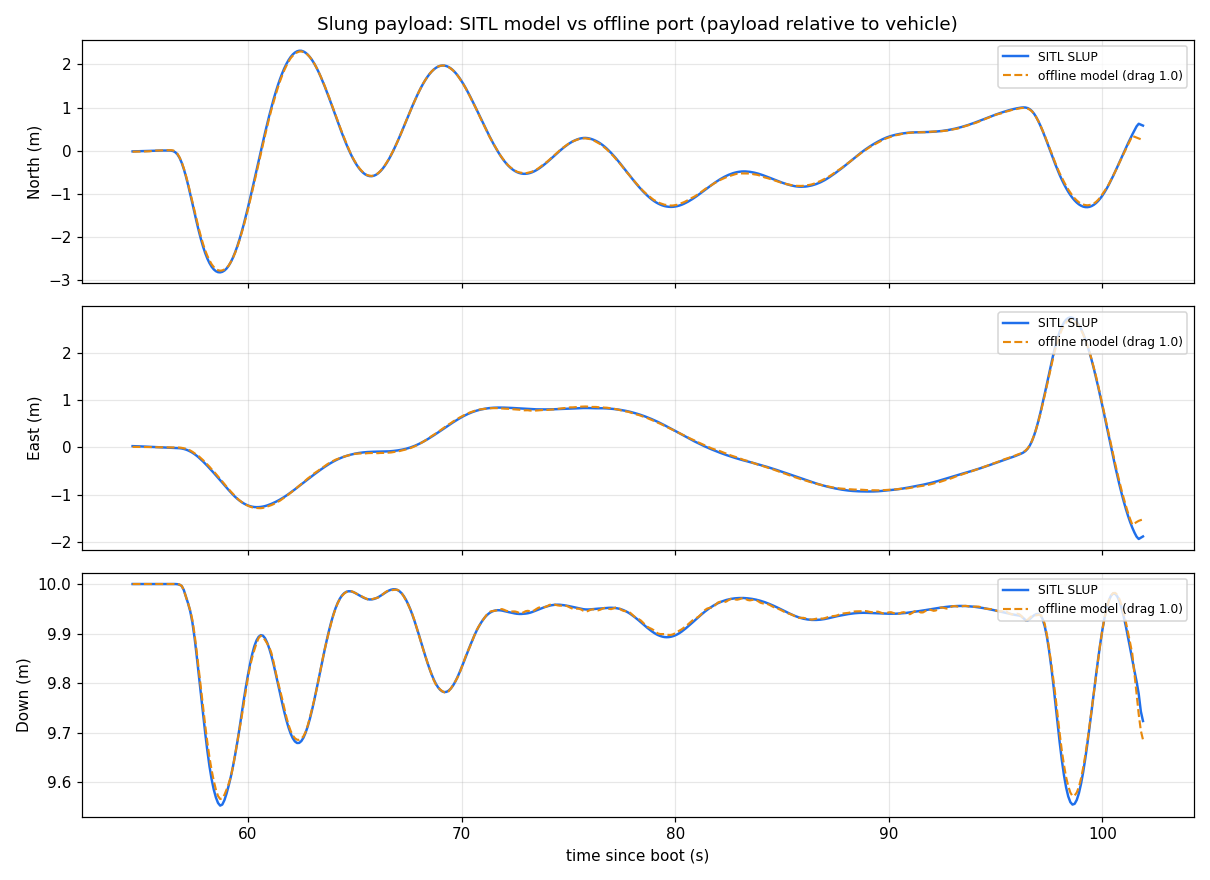

Generate this figure with Python:
# -*- coding: utf-8 -*-
"""Calibrate the offline payload model against the SITL slung-payload model."""
import glob
import math
import os

import numpy as np
import matplotlib
matplotlib.use("Agg")
import matplotlib.pyplot as plt
from pymavlink import mavutil

import slung_model

HERE = os.path.dirname(os.path.abspath(__file__))


def find_bin():
    files = sorted(glob.glob(os.path.join(HERE, "run0", "logs", "*.BIN")))
    return files[-1] if files else None


def load(path):
    mlog = mavutil.mavlink_connection(path)
    slup, pos = [], []
    while True:
        m = mlog.recv_match(type=["SLUP", "POS"])
        if m is None:
            break
        if m.get_type() == "SLUP":
            slup.append((m.TimeUS * 1e-6, m.Land, m.Tens,
                         m.PN, m.PE, m.PD, m.VN, m.VE, m.VD))
        else:
            pos.append((m.TimeUS * 1e-6, m.Lat, m.Lng, m.RelHomeAlt))
    st = np.array([r[0] for r in slup])
    tens = np.array([r[2] for r in slup])
    p_rel = np.array([[r[3], r[4], r[5]] for r in slup])
    pt = np.array([r[0] for r in pos])
    lat0, lon0 = pos[0][1], pos[0][2]
    veh = np.column_stack([
        (np.array([r[1] for r in pos]) - lat0) * 111320.0,
        (np.array([r[2] for r in pos]) - lon0) * 111320.0 * math.cos(math.radians(lat0)),
        -np.array([r[3] for r in pos]),
    ])
    return st, tens, p_rel, pt, veh


def main():
    path = find_bin()
    print("log:", path)
    st, tens, p_rel, pt, veh = load(path)
    if len(st) < 10:
        raise SystemExit("no SLUP data")

    veh_vel = np.column_stack([np.gradient(veh[:, k], pt) for k in range(3)])
    air = (tens > 0.2) & (st > 20.0)
    idx = np.where(air)[0]
    print(f"SLUP {len(st)} samples, airborne window {st[idx[0]]:.1f}..{st[idx[-1]]:.1f}s")

    results = []
    for drag in (0.0, 0.5, 1.0, 2.0):
        tt, p, v, ratio = slung_model.simulate(
            veh, veh_vel, pt, line_length=10.0, weight_kg=2.0,
            drag_coef=drag, dt=0.0025)
        anchor = np.column_stack([np.interp(tt, pt, veh[:, k]) for k in range(3)])
        rel_tt = p - anchor
        rel = np.column_stack([np.interp(st[idx], tt, rel_tt[:, k]) for k in range(3)])
        err = rel - p_rel[idx]
        rmse = float(np.sqrt(np.mean(err ** 2)))
        results.append((rmse, drag, rel, err))
    results.sort(key=lambda r: r[0])
    print("\nRMSE (m)  drag")
    for rmse, drag, _, _ in results:
        print(f"  {rmse:6.3f}   {drag:.1f}")

    rmse, drag, rel, err = results[0]
    per_axis = np.sqrt(np.mean(err ** 2, axis=0))
    print(f"\nbest drag {drag}: RMSE {rmse:.3f} m  "
          f"(N {per_axis[0]:.3f}  E {per_axis[1]:.3f}  D {per_axis[2]:.3f})")
    print(f"truth swing  N {np.ptp(p_rel[idx,0]):.2f}  E {np.ptp(p_rel[idx,1]):.2f}  "
          f"D {np.ptp(p_rel[idx,2]):.2f} m")

    fig, axs = plt.subplots(3, 1, figsize=(11, 8), sharex=True, dpi=110)
    labels = ("North (m)", "East (m)", "Down (m)")
    for k in range(3):
        axs[k].plot(st[idx], p_rel[idx, k], color="#1f6feb", lw=1.6, label="SITL SLUP")
        axs[k].plot(st[idx], rel[:, k], color="#e8890c", lw=1.4, ls="--",
                    label=f"offline model (drag {drag})")
        axs[k].set_ylabel(labels[k])
        axs[k].grid(alpha=0.3)
        axs[k].legend(fontsize=8, loc="upper right")
    axs[0].set_title("Slung payload: SITL model vs offline port (payload relative to vehicle)")
    axs[-1].set_xlabel("time since boot (s)")
    fig.tight_layout()
    fig.savefig(os.path.join(HERE, "calib_compare.png"), dpi=110)
    print("saved calib_compare.png")

    with open(os.path.join(HERE, "calib_result.txt"), "w", encoding="utf-8") as f:
        f.write(f"log {path}\nSLUP samples {len(st)} airborne {len(idx)}\n")
        f.write(f"best drag {drag} RMSE {rmse:.3f} m\n")
        f.write(f"per axis RMSE N {per_axis[0]:.3f} E {per_axis[1]:.3f} D {per_axis[2]:.3f}\n")
        for r, d, _, _ in sorted(results, key=lambda r: r[1]):
            f.write(f"  drag {d:.1f} RMSE {r:.3f}\n")


if __name__ == "__main__":
    main()
